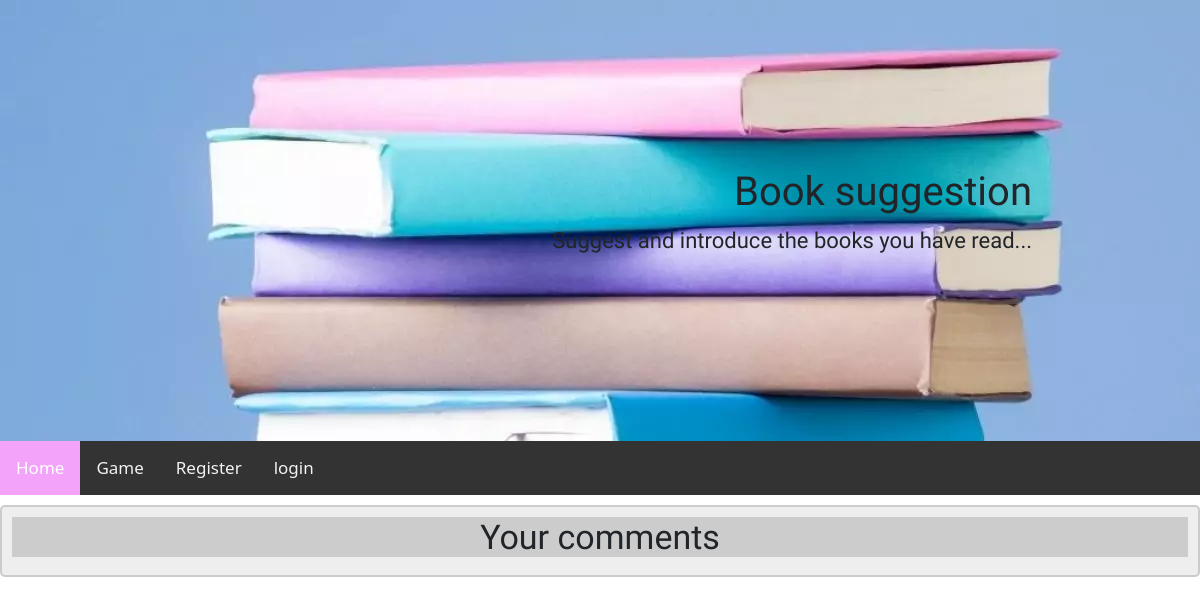
The app's page /, older data.
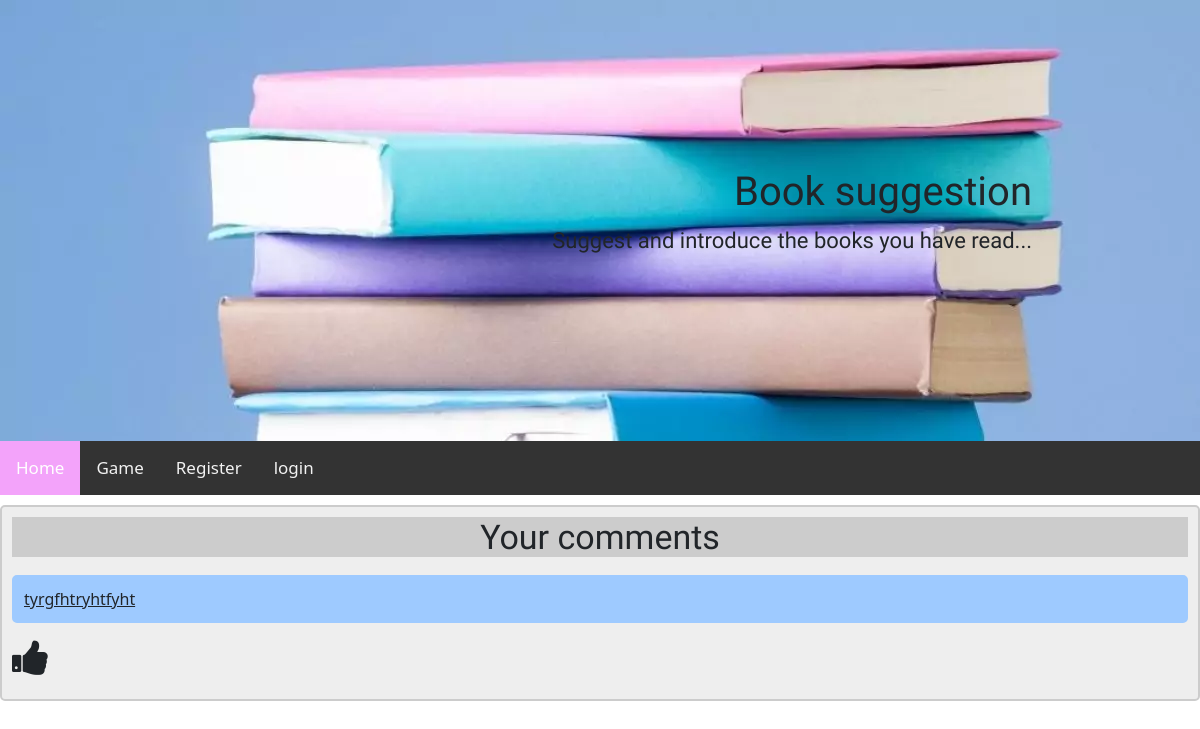
The same page, newer data.
### home/models.py (models this page shows, shortened)
class Post(models.Model):
    user = models.ForeignKey(User, on_delete=models.CASCADE)
    body = models.TextField()
    slug: SlugField = models.SlugField()
    created = models.DateTimeField(auto_now_add=True)
    updated = models.DateTimeField(auto_now=True)
    def get_absolute_url(self):
        return reverse('home:post_d', args=(self.id, self.slug))

### home/views.py (the view)
# urls.py: path('', views.HomeView.as_view(), name='home'),
class HomeView(View):
    def get(self, request):
        posts = Post.objects.all()
        return render(request, 'home/home.html', {'posts': posts})

### home/templates/home/home.html (shortened to what this page needs)
<!DOCTYPE html>
<html lang="en">
<head>
   <link href="https://cdn.jsdelivr.net/npm/bootstrap@5.3.3/dist/css/bootstrap.min.css" rel="stylesheet">
  <link rel="stylesheet" href="https://cdnjs.cloudflare.com/ajax/libs/font-awesome/4.7.0/css/font-awesome.min.css">
    <link href="https://cdn.jsdelivr.net/npm/bootstrap@5.3.3/dist/css/bootstrap.min.css" rel="stylesheet">
</head>
<header>
    {% include 'nav/navbar.html' %}
</header>
<body>
  <div class="card">
      <h1 style="text-align: center; background-color: #cccccc; font-family: 'Aclonica';font-size: 34px;">Your comments</h1>
     {% for post in posts %}
           <a href="{{ post.get_absolute_url }}" class="card-body">{{ post.body|truncatewords:3}}</a>
          <h1> <i onclick="myFunction(this)" class="fa fa-thumbs-up"></i></h1>
     {% endfor %}
  </div>
</body>
</html>

Row changes from the older to the newer data that the page shows:
added Post: body "tyrgfhtryhtfyht"
